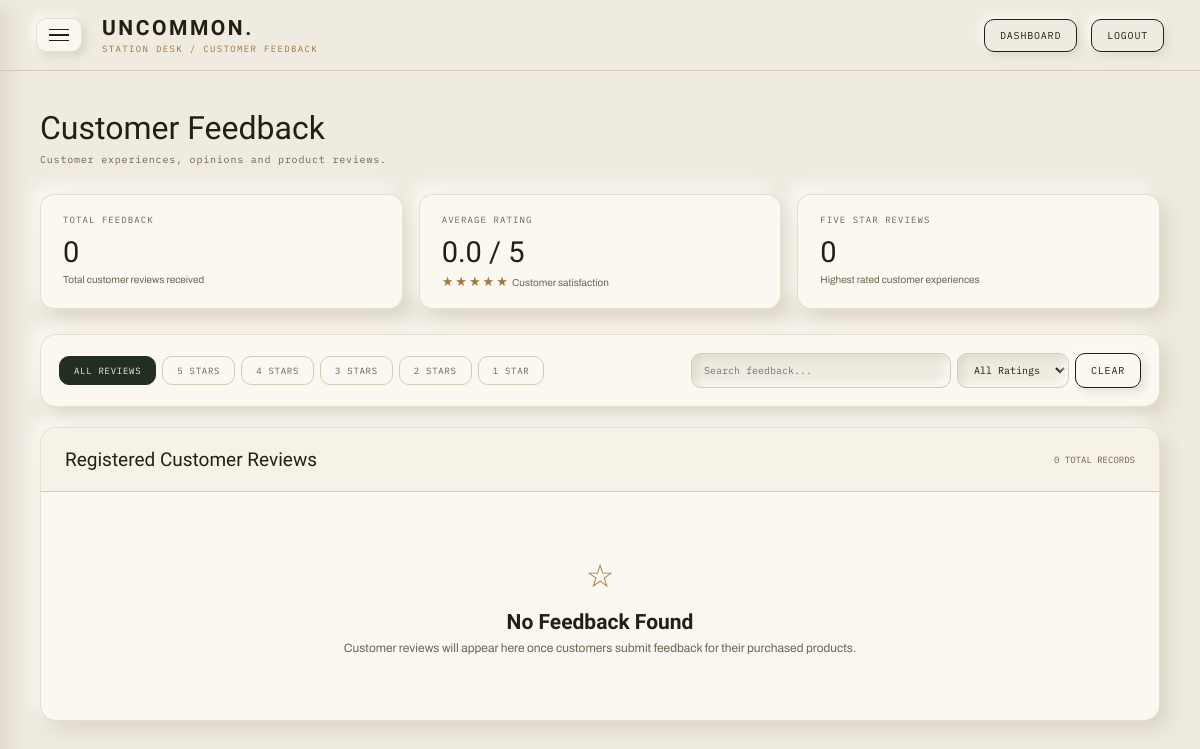
The page /admin_panel/view_feedback (signed in) on the database as committed earlier.
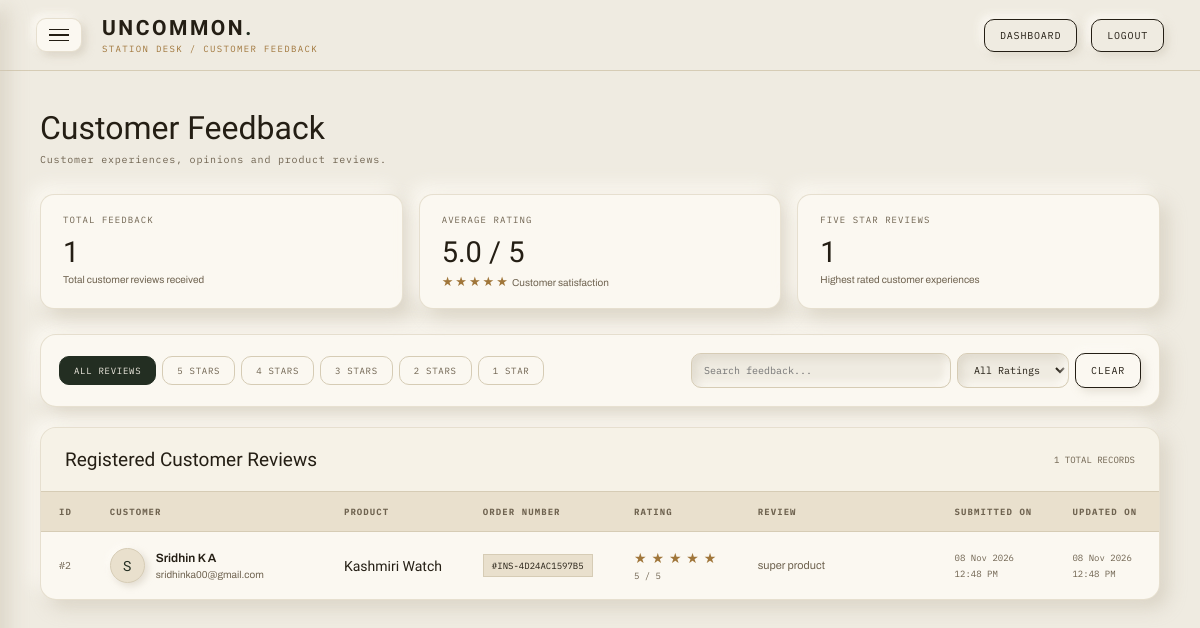
The same page on the database as committed later.
### admin_panel/models.py (models this page shows, shortened)
class Feedback(models.Model):
    customer = models.ForeignKey(
        'customer.Customer',
        on_delete=models.CASCADE,
        related_name='feedbacks'
    )
    product = models.ForeignKey(
        'admin_panel.Product',
        on_delete=models.CASCADE,
        related_name='feedbacks'
    )
    order_number = models.CharField(max_length=50)
    rating = models.PositiveSmallIntegerField()
    comment = models.TextField(max_length=1000)
    created_at = models.DateTimeField(auto_now_add=True)
    updated_at = models.DateTimeField(auto_now=True)
    class Meta:
        ordering = ['-created_at']
        constraints = [
            models.UniqueConstraint(
                fields=['customer', 'product', 'order_number'],
                name='unique_customer_product_order_feedback'
            ),
            models.CheckConstraint(
                condition=models.Q(rating__gte=1, rating__lte=5),
                name='feedback_rating_between_1_and_5'
            ),
        ]

class Product(models.Model):
    category = models.ForeignKey(
        Category,
        on_delete=models.PROTECT,
        related_name="products"
    )
    product_name = models.CharField(max_length=150)
    overview = models.CharField(
        max_length=300,
        blank=True
    )
    description = models.TextField(blank=True)
    price = models.DecimalField(
        max_digits=10,
        decimal_places=2
    )
    stock = models.PositiveIntegerField(default=0)
    image = models.ImageField(
        upload_to="products/",
        blank=True,
        null=True
    )
    image2 = models.ImageField(
        upload_to="products/",
        blank=True,
        null=True
    )
    image3 = models.ImageField(
        upload_to="products/",
        blank=True,
        null=True
    )
    image4 = models.ImageField(
        upload_to="products/",
        blank=True,
        null=True
    )
    is_rare = models.BooleanField(default=False)
    is_limited = models.BooleanField(default=False)
    created_at = models.DateTimeField(auto_now_add=True)
    def __str__(self):
        return self.product_name

### customer/models.py (models this page shows)
class Customer(models.Model):
    name = models.CharField(max_length=100)
    email = models.EmailField(unique=True)
    phone = models.CharField(max_length=20)
    username = models.CharField(max_length=100, unique=True)
    password = models.CharField(max_length=255)
    def __str__(self):
        return self.name

### admin_panel/views.py (the view)
# urls.py: path("view_feedback", views.admin_feedback, name="admin_feedback"),
@admin_required
def admin_feedback(request):
    if not request.session.get("admin"):
        return redirect("admin_login")
    feedbacks = Feedback.objects.select_related(
        "customer",
        "product"
    ).order_by("-created_at")
    stats = Feedback.objects.aggregate(
        total=Count("id"),
        average=Avg("rating"),
    )
    five_star_count = Feedback.objects.filter(
        rating=5
    ).count()
    return render(
        request,
        "admin_panel/feedback_list.html",
        {
            "feedbacks": feedbacks,
            "total_feedback": stats["total"] or 0,
            "average_rating": round(stats["average"] or 0, 1),
            "five_star_count": five_star_count,
        }
    )

### admin_panel/views.py (called while the page is built)
def admin_required(view):
    @wraps(view)
    def wrapped(request, *args, **kwargs):
        admin_id = request.session.get("admin")
        admin = Admin.objects.filter(pk=admin_id).first() if admin_id else None
        if admin is None:
            if admin_id:
                request.session.flush()
            return redirect("home")
        request.admin_user = admin
        return view(request, *args, **kwargs)
    return wrapped

### templates/admin_panel/feedback_list.html (shortened to what the changed rows need)
{% load static %}
<!DOCTYPE html>
<html lang="en">
<head>
</head>
<body>
<main>
    <div class="page-header">
        <div>
            <h1 class="page-title">
                Customer Feedback
            </h1>
        </div>
    </div>
    <section class="stats-grid">
        <div class="stat-card">
            <div class="stat-label">
                Total Feedback
            </div>
            <div class="stat-value">
                {{ total_feedback|default:0 }}
            </div>
            <div class="stat-description">
                Total customer reviews received
            </div>
        </div>
        <div class="stat-card">
            <div class="stat-label">
                Average Rating
            </div>
            <div class="stat-value">
                {{ average_rating|default:"0.0" }} / 5
            </div>
            <div class="stat-description">
                <span class="stat-stars">★★★★★</span>
                Customer satisfaction
            </div>
        </div>
        <div class="stat-card">
            <div class="stat-label">
                Five Star Reviews
            </div>
            <div class="stat-value">
                {{ five_star_count|default:0 }}
            </div>
            <div class="stat-description">
                Highest rated customer experiences
            </div>
        </div>
    </section>
    <section class="table-card">
        <div class="table-header">
            <div>
                <h2>Registered Customer Reviews</h2>
            </div>
            <div class="record-count">
                {{ total_feedback|default:0 }} TOTAL RECORDS
            </div>
        </div>
        {% if feedbacks %}
            <div class="table-wrapper">
                <table id="feedbackTable">
                    <thead>
                        <tr>
                            <th>ID</th>
                            <th>Customer</th>
                            <th>Product</th>
                            <th>Order Number</th>
                            <th>Rating</th>
                            <th>Review</th>
                            <th>Submitted On</th>
                            <th>Updated On</th>
                        </tr>
                    </thead>
                    <tbody>
                        {% for feedback in feedbacks %}
                            <tr class="feedback-row"
                                data-rating="{{ feedback.rating }}">
                                <td class="id">
                                    #{{ feedback.id }}
                                </td>
                                <td>
                                    <div class="customer-cell">
                                        <div class="customer-avatar">
                                            {{ feedback.customer.email|default:"U"|first|upper }}
                                        </div>
                                        <div>
                                            <div class="customer-name">
                                                {{ feedback.customer }}
                                            </div>
                                            <div class="customer-email">
                                                {{ feedback.customer.email }}
                                            </div>
                                        </div>
                                    </div>
                                </td>
                                <td>
                                    <div class="product-name">
                                        {{ feedback.product }}
                                    </div>
                                </td>
                                <td>
                                    <span class="order-number">
                                        #{{ feedback.order_number }}
                                    </span>
                                </td>
                                <td>
                                    <div class="rating-stars">
                                        {% for star in "12345" %}
                                            {% if forloop.counter <= feedback.rating %}
                                                ★
                                            {% else %}
                                                ☆
                                            {% endif %}
                                        {% endfor %}
                                    </div>
                                    <span class="rating-value">
                                        {{ feedback.rating }} / 5
                                    </span>
                                </td>
                                <td class="comment-cell">
                                    <div class="comment-text"
                                         title="{{ feedback.comment }}">
                                        {{ feedback.comment|default:"No comment provided." }}
                                    </div>
                                </td>
                                <td class="date-cell">
                                    {{ feedback.created_at|date:"d M Y" }}
                                    <br>
                                    {{ feedback.created_at|date:"h:i A" }}
                                </td>
                                <td class="date-cell">
                                    {{ feedback.updated_at|date:"d M Y" }}
                                    <br>
                                    {{ feedback.updated_at|date:"h:i A" }}
                                </td>
                            </tr>
                        {% endfor %}
                    </tbody>
                </table>
            </div>
        {% else %}
            <div class="empty">
                <div class="empty-icon">
                    ☆
                </div>
                <h3>No Feedback Found</h3>
                <p>
                    Customer reviews will appear here once customers
                    submit feedback for their purchased products.
                </p>
            </div>
        {% endif %}
    </section>
</main>
</body>
</html>

Rows that differ between the two databases and show on the page:
added Feedback: id "2", customer.email|first "S", customer "Sridhin K A", customer.email "sridhinka00@gmail.com", product "Kashmiri Watch", order_number "INS-4D24AC1597B5", rating "5", comment "super product", created_at "08 Nov 2026", created_at "12:48 PM", updated_at "08 Nov 2026", updated_at "12:48 PM"
Other text that changed with them:
{{ total_feedback|default:0 }}: "0" → "1"
{{ average_rating|default:"0.0" }}: "0.0" → "5.0"
{{ five_star_count|default:0 }}: "0" → "1"
text no longer shown: "☆ No Feedback Found Customer reviews will appear here once customers submit feedback for their purchased products."
text now shown: "ID CUSTOMER PRODUCT ORDER NUMBER RATING REVIEW SUBMITTED ON UPDATED ON"
